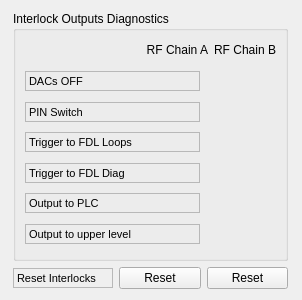
<?xml version="1.0" encoding="UTF-8"?>
<ui version="4.0">
 <class>Form</class>
 <widget class="QWidget" name="Form">
  <property name="geometry">
   <rect>
    <x>0</x>
    <y>0</y>
    <width>302</width>
    <height>298</height>
   </rect>
  </property>
  <property name="windowTitle">
   <string>Form</string>
  </property>
  <layout class="QGridLayout" name="gridLayout">
   <item row="0" column="0">
    <widget class="QGroupBox" name="groupBox_23">
     <property name="sizePolicy">
      <sizepolicy hsizetype="Preferred" vsizetype="Preferred">
       <horstretch>0</horstretch>
       <verstretch>0</verstretch>
      </sizepolicy>
     </property>
     <property name="minimumSize">
      <size>
       <width>275</width>
       <height>250</height>
      </size>
     </property>
     <property name="maximumSize">
      <size>
       <width>275</width>
       <height>250</height>
      </size>
     </property>
     <property name="title">
      <string>Interlock Outputs Diagnostics</string>
     </property>
     <property name="flat">
      <bool>true</bool>
     </property>
     <layout class="QGridLayout" name="gridLayout_18">
      <item row="0" column="0">
       <widget class="QLabel" name="label_253">
        <property name="minimumSize">
         <size>
          <width>0</width>
          <height>20</height>
         </size>
        </property>
        <property name="maximumSize">
         <size>
          <width>16777215</width>
          <height>20</height>
         </size>
        </property>
        <property name="layoutDirection">
         <enum>Qt::RightToLeft</enum>
        </property>
        <property name="text">
         <string>RF Chain A</string>
        </property>
        <property name="alignment">
         <set>Qt::AlignRight|Qt::AlignTrailing|Qt::AlignVCenter</set>
        </property>
       </widget>
      </item>
      <item row="0" column="1">
       <widget class="QLabel" name="label_254">
        <property name="minimumSize">
         <size>
          <width>0</width>
          <height>20</height>
         </size>
        </property>
        <property name="maximumSize">
         <size>
          <width>16777215</width>
          <height>20</height>
         </size>
        </property>
        <property name="layoutDirection">
         <enum>Qt::RightToLeft</enum>
        </property>
        <property name="text">
         <string>RF Chain B</string>
        </property>
        <property name="alignment">
         <set>Qt::AlignRight|Qt::AlignTrailing|Qt::AlignVCenter</set>
        </property>
       </widget>
      </item>
      <item row="1" column="0">
       <layout class="QGridLayout" name="_24">
        <property name="spacing">
         <number>0</number>
        </property>
        <item row="2" column="0">
         <widget class="QLabel" name="label_162">
          <property name="sizePolicy">
           <sizepolicy hsizetype="Fixed" vsizetype="Fixed">
            <horstretch>0</horstretch>
            <verstretch>0</verstretch>
           </sizepolicy>
          </property>
          <property name="minimumSize">
           <size>
            <width>175</width>
            <height>20</height>
           </size>
          </property>
          <property name="maximumSize">
           <size>
            <width>93</width>
            <height>20</height>
           </size>
          </property>
          <property name="font">
           <font>
            <pointsize>8</pointsize>
           </font>
          </property>
          <property name="frameShape">
           <enum>QFrame::StyledPanel</enum>
          </property>
          <property name="text">
           <string>Trigger to FDL Loops</string>
          </property>
         </widget>
        </item>
        <item row="3" column="0">
         <widget class="QLabel" name="label_163">
          <property name="sizePolicy">
           <sizepolicy hsizetype="Fixed" vsizetype="Fixed">
            <horstretch>0</horstretch>
            <verstretch>0</verstretch>
           </sizepolicy>
          </property>
          <property name="minimumSize">
           <size>
            <width>175</width>
            <height>20</height>
           </size>
          </property>
          <property name="maximumSize">
           <size>
            <width>93</width>
            <height>20</height>
           </size>
          </property>
          <property name="font">
           <font>
            <pointsize>8</pointsize>
           </font>
          </property>
          <property name="frameShape">
           <enum>QFrame::StyledPanel</enum>
          </property>
          <property name="text">
           <string>Trigger to FDL Diag</string>
          </property>
         </widget>
        </item>
        <item row="4" column="0">
         <widget class="QLabel" name="label_164">
          <property name="sizePolicy">
           <sizepolicy hsizetype="Fixed" vsizetype="Fixed">
            <horstretch>0</horstretch>
            <verstretch>0</verstretch>
           </sizepolicy>
          </property>
          <property name="minimumSize">
           <size>
            <width>175</width>
            <height>20</height>
           </size>
          </property>
          <property name="maximumSize">
           <size>
            <width>93</width>
            <height>20</height>
           </size>
          </property>
          <property name="font">
           <font>
            <pointsize>8</pointsize>
           </font>
          </property>
          <property name="frameShape">
           <enum>QFrame::StyledPanel</enum>
          </property>
          <property name="text">
           <string>Output to PLC</string>
          </property>
         </widget>
        </item>
        <item row="5" column="0">
         <widget class="QLabel" name="label_165">
          <property name="sizePolicy">
           <sizepolicy hsizetype="Fixed" vsizetype="Fixed">
            <horstretch>0</horstretch>
            <verstretch>0</verstretch>
           </sizepolicy>
          </property>
          <property name="minimumSize">
           <size>
            <width>175</width>
            <height>20</height>
           </size>
          </property>
          <property name="maximumSize">
           <size>
            <width>93</width>
            <height>20</height>
           </size>
          </property>
          <property name="font">
           <font>
            <pointsize>8</pointsize>
           </font>
          </property>
          <property name="frameShape">
           <enum>QFrame::StyledPanel</enum>
          </property>
          <property name="text">
           <string>Output to upper level</string>
          </property>
         </widget>
        </item>
        <item row="0" column="0">
         <widget class="QLabel" name="label_166">
          <property name="sizePolicy">
           <sizepolicy hsizetype="Fixed" vsizetype="Fixed">
            <horstretch>0</horstretch>
            <verstretch>0</verstretch>
           </sizepolicy>
          </property>
          <property name="minimumSize">
           <size>
            <width>175</width>
            <height>20</height>
           </size>
          </property>
          <property name="maximumSize">
           <size>
            <width>93</width>
            <height>20</height>
           </size>
          </property>
          <property name="font">
           <font>
            <pointsize>8</pointsize>
           </font>
          </property>
          <property name="frameShape">
           <enum>QFrame::StyledPanel</enum>
          </property>
          <property name="text">
           <string>DACs OFF</string>
          </property>
         </widget>
        </item>
        <item row="1" column="0">
         <widget class="QLabel" name="label_167">
          <property name="sizePolicy">
           <sizepolicy hsizetype="Fixed" vsizetype="Fixed">
            <horstretch>0</horstretch>
            <verstretch>0</verstretch>
           </sizepolicy>
          </property>
          <property name="minimumSize">
           <size>
            <width>175</width>
            <height>20</height>
           </size>
          </property>
          <property name="maximumSize">
           <size>
            <width>93</width>
            <height>20</height>
           </size>
          </property>
          <property name="font">
           <font>
            <pointsize>8</pointsize>
           </font>
          </property>
          <property name="frameShape">
           <enum>QFrame::StyledPanel</enum>
          </property>
          <property name="text">
           <string>PIN Switch</string>
          </property>
         </widget>
        </item>
        <item row="0" column="1">
         <widget class="TaurusBoolLed" name="taurusBoolLed_21">
          <property name="minimumSize">
           <size>
            <width>59</width>
            <height>31</height>
           </size>
          </property>
          <property name="maximumSize">
           <size>
            <width>59</width>
            <height>31</height>
           </size>
          </property>
         </widget>
        </item>
        <item row="1" column="1">
         <widget class="TaurusBoolLed" name="taurusBoolLed_22">
          <property name="minimumSize">
           <size>
            <width>59</width>
            <height>31</height>
           </size>
          </property>
          <property name="maximumSize">
           <size>
            <width>59</width>
            <height>31</height>
           </size>
          </property>
         </widget>
        </item>
        <item row="2" column="1">
         <widget class="TaurusBoolLed" name="taurusBoolLed_45">
          <property name="minimumSize">
           <size>
            <width>59</width>
            <height>31</height>
           </size>
          </property>
          <property name="maximumSize">
           <size>
            <width>59</width>
            <height>31</height>
           </size>
          </property>
         </widget>
        </item>
        <item row="3" column="1">
         <widget class="TaurusBoolLed" name="taurusBoolLed_46">
          <property name="minimumSize">
           <size>
            <width>59</width>
            <height>31</height>
           </size>
          </property>
          <property name="maximumSize">
           <size>
            <width>59</width>
            <height>31</height>
           </size>
          </property>
         </widget>
        </item>
        <item row="4" column="1">
         <widget class="TaurusBoolLed" name="taurusBoolLed_47">
          <property name="minimumSize">
           <size>
            <width>59</width>
            <height>31</height>
           </size>
          </property>
          <property name="maximumSize">
           <size>
            <width>59</width>
            <height>31</height>
           </size>
          </property>
         </widget>
        </item>
        <item row="5" column="1">
         <widget class="TaurusBoolLed" name="taurusBoolLed_48">
          <property name="minimumSize">
           <size>
            <width>59</width>
            <height>31</height>
           </size>
          </property>
          <property name="maximumSize">
           <size>
            <width>59</width>
            <height>31</height>
           </size>
          </property>
         </widget>
        </item>
       </layout>
      </item>
      <item row="1" column="1">
       <layout class="QGridLayout" name="_25">
        <property name="spacing">
         <number>0</number>
        </property>
        <item row="0" column="0">
         <widget class="TaurusBoolLed" name="taurusBoolLed_49">
          <property name="minimumSize">
           <size>
            <width>59</width>
            <height>31</height>
           </size>
          </property>
          <property name="maximumSize">
           <size>
            <width>59</width>
            <height>31</height>
           </size>
          </property>
         </widget>
        </item>
        <item row="1" column="0">
         <widget class="TaurusBoolLed" name="taurusBoolLed_50">
          <property name="minimumSize">
           <size>
            <width>59</width>
            <height>31</height>
           </size>
          </property>
          <property name="maximumSize">
           <size>
            <width>59</width>
            <height>31</height>
           </size>
          </property>
         </widget>
        </item>
        <item row="2" column="0">
         <widget class="TaurusBoolLed" name="taurusBoolLed_51">
          <property name="minimumSize">
           <size>
            <width>59</width>
            <height>31</height>
           </size>
          </property>
          <property name="maximumSize">
           <size>
            <width>59</width>
            <height>31</height>
           </size>
          </property>
         </widget>
        </item>
        <item row="3" column="0">
         <widget class="TaurusBoolLed" name="taurusBoolLed_52">
          <property name="minimumSize">
           <size>
            <width>59</width>
            <height>31</height>
           </size>
          </property>
          <property name="maximumSize">
           <size>
            <width>59</width>
            <height>31</height>
           </size>
          </property>
         </widget>
        </item>
        <item row="4" column="0">
         <widget class="TaurusBoolLed" name="taurusBoolLed_53">
          <property name="minimumSize">
           <size>
            <width>59</width>
            <height>31</height>
           </size>
          </property>
          <property name="maximumSize">
           <size>
            <width>59</width>
            <height>31</height>
           </size>
          </property>
         </widget>
        </item>
        <item row="5" column="0">
         <widget class="TaurusBoolLed" name="taurusBoolLed_54">
          <property name="minimumSize">
           <size>
            <width>59</width>
            <height>31</height>
           </size>
          </property>
          <property name="maximumSize">
           <size>
            <width>59</width>
            <height>31</height>
           </size>
          </property>
         </widget>
        </item>
       </layout>
      </item>
     </layout>
    </widget>
   </item>
   <item row="1" column="0">
    <layout class="QHBoxLayout" name="horizontalLayout">
     <item>
      <widget class="QLabel" name="label_140">
       <property name="sizePolicy">
        <sizepolicy hsizetype="Fixed" vsizetype="Fixed">
         <horstretch>0</horstretch>
         <verstretch>0</verstretch>
        </sizepolicy>
       </property>
       <property name="minimumSize">
        <size>
         <width>100</width>
         <height>20</height>
        </size>
       </property>
       <property name="maximumSize">
        <size>
         <width>100</width>
         <height>20</height>
        </size>
       </property>
       <property name="font">
        <font>
         <pointsize>8</pointsize>
        </font>
       </property>
       <property name="frameShape">
        <enum>QFrame::StyledPanel</enum>
       </property>
       <property name="text">
        <string>Reset Interlocks</string>
       </property>
      </widget>
     </item>
     <item>
      <widget class="QPushButton" name="pushButton_resetITCKA">
       <property name="minimumSize">
        <size>
         <width>0</width>
         <height>22</height>
        </size>
       </property>
       <property name="text">
        <string>Reset</string>
       </property>
      </widget>
     </item>
     <item>
      <widget class="QPushButton" name="pushButton_resetITCKB">
       <property name="minimumSize">
        <size>
         <width>0</width>
         <height>22</height>
        </size>
       </property>
       <property name="text">
        <string>Reset</string>
       </property>
      </widget>
     </item>
    </layout>
   </item>
  </layout>
 </widget>
 <customwidgets>
  <customwidget>
   <class>TaurusBoolLed</class>
   <extends>QLabel</extends>
   <header>taurus.qt.qtgui.display</header>
  </customwidget>
 </customwidgets>
 <resources/>
 <connections/>
</ui>
